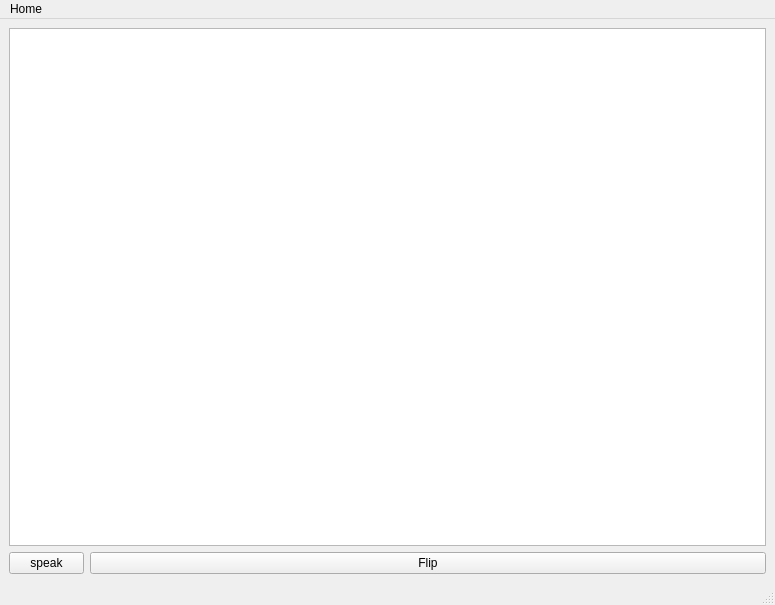
<?xml version="1.0" encoding="UTF-8"?>
<ui version="4.0">
 <class>MainWindow</class>
 <widget class="QMainWindow" name="MainWindow">
  <property name="windowModality">
   <enum>Qt::ApplicationModal</enum>
  </property>
  <property name="geometry">
   <rect>
    <x>0</x>
    <y>0</y>
    <width>775</width>
    <height>605</height>
   </rect>
  </property>
  <property name="windowTitle">
   <string>&lt;deck name&gt; Front</string>
  </property>
  <widget class="QWidget" name="centralwidget">
   <layout class="QVBoxLayout" name="verticalLayout">
    <item>
     <widget class="QTextEdit" name="textEdit"/>
    </item>
    <item>
     <layout class="QHBoxLayout" name="horizontalLayout">
      <item>
       <widget class="QPushButton" name="pushButton_2">
        <property name="maximumSize">
         <size>
          <width>75</width>
          <height>24</height>
         </size>
        </property>
        <property name="text">
         <string>speak</string>
        </property>
       </widget>
      </item>
      <item>
       <widget class="QPushButton" name="pushButton">
        <property name="text">
         <string>Flip</string>
        </property>
       </widget>
      </item>
     </layout>
    </item>
   </layout>
  </widget>
  <widget class="QMenuBar" name="menubar">
   <property name="geometry">
    <rect>
     <x>0</x>
     <y>0</y>
     <width>775</width>
     <height>22</height>
    </rect>
   </property>
   <widget class="QMenu" name="menuHome">
    <property name="title">
     <string>Home</string>
    </property>
    <addaction name="actionBack"/>
    <addaction name="actionHome"/>
   </widget>
   <addaction name="menuHome"/>
  </widget>
  <widget class="QStatusBar" name="statusbar"/>
  <action name="actionBack">
   <property name="text">
    <string>Back</string>
   </property>
  </action>
  <action name="actionHome">
   <property name="text">
    <string>Home</string>
   </property>
  </action>
 </widget>
 <resources/>
 <connections/>
</ui>
